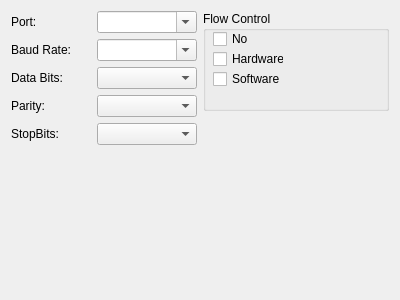
<?xml version="1.0" encoding="UTF-8"?>
<ui version="4.0">
 <class>SerialForm</class>
 <widget class="QWidget" name="SerialForm">
  <property name="geometry">
   <rect>
    <x>0</x>
    <y>0</y>
    <width>400</width>
    <height>300</height>
   </rect>
  </property>
  <property name="windowTitle">
   <string>Form</string>
  </property>
  <layout class="QHBoxLayout" name="horizontalLayout">
   <item>
    <layout class="QVBoxLayout" name="verticalLayout">
     <item>
      <layout class="QHBoxLayout" name="horizontalLayout_4">
       <item>
        <widget class="QLabel" name="label">
         <property name="sizePolicy">
          <sizepolicy hsizetype="Fixed" vsizetype="Preferred">
           <horstretch>80</horstretch>
           <verstretch>0</verstretch>
          </sizepolicy>
         </property>
         <property name="minimumSize">
          <size>
           <width>80</width>
           <height>0</height>
          </size>
         </property>
         <property name="text">
          <string>Port:</string>
         </property>
        </widget>
       </item>
       <item>
        <widget class="QComboBox" name="portComboBox">
         <property name="sizePolicy">
          <sizepolicy hsizetype="Fixed" vsizetype="Fixed">
           <horstretch>0</horstretch>
           <verstretch>0</verstretch>
          </sizepolicy>
         </property>
         <property name="minimumSize">
          <size>
           <width>100</width>
           <height>0</height>
          </size>
         </property>
         <property name="maximumSize">
          <size>
           <width>100</width>
           <height>16777215</height>
          </size>
         </property>
         <property name="editable">
          <bool>true</bool>
         </property>
        </widget>
       </item>
      </layout>
     </item>
     <item>
      <layout class="QHBoxLayout" name="horizontalLayout_7">
       <item>
        <widget class="QLabel" name="label_2">
         <property name="sizePolicy">
          <sizepolicy hsizetype="Fixed" vsizetype="Preferred">
           <horstretch>0</horstretch>
           <verstretch>0</verstretch>
          </sizepolicy>
         </property>
         <property name="minimumSize">
          <size>
           <width>8</width>
           <height>0</height>
          </size>
         </property>
         <property name="maximumSize">
          <size>
           <width>80</width>
           <height>16777215</height>
          </size>
         </property>
         <property name="text">
          <string>Baud Rate:</string>
         </property>
        </widget>
       </item>
       <item>
        <widget class="QComboBox" name="baudRateComboBox">
         <property name="sizePolicy">
          <sizepolicy hsizetype="Fixed" vsizetype="Fixed">
           <horstretch>0</horstretch>
           <verstretch>0</verstretch>
          </sizepolicy>
         </property>
         <property name="minimumSize">
          <size>
           <width>100</width>
           <height>0</height>
          </size>
         </property>
         <property name="maximumSize">
          <size>
           <width>100</width>
           <height>16777215</height>
          </size>
         </property>
         <property name="editable">
          <bool>true</bool>
         </property>
        </widget>
       </item>
      </layout>
     </item>
     <item>
      <layout class="QHBoxLayout" name="horizontalLayout_6">
       <item>
        <widget class="QLabel" name="label_3">
         <property name="sizePolicy">
          <sizepolicy hsizetype="Fixed" vsizetype="Preferred">
           <horstretch>0</horstretch>
           <verstretch>0</verstretch>
          </sizepolicy>
         </property>
         <property name="minimumSize">
          <size>
           <width>80</width>
           <height>0</height>
          </size>
         </property>
         <property name="maximumSize">
          <size>
           <width>80</width>
           <height>16777215</height>
          </size>
         </property>
         <property name="text">
          <string>Data Bits:</string>
         </property>
        </widget>
       </item>
       <item>
        <widget class="QComboBox" name="dataBitsComboBox">
         <property name="sizePolicy">
          <sizepolicy hsizetype="Fixed" vsizetype="Fixed">
           <horstretch>0</horstretch>
           <verstretch>0</verstretch>
          </sizepolicy>
         </property>
         <property name="minimumSize">
          <size>
           <width>100</width>
           <height>0</height>
          </size>
         </property>
         <property name="maximumSize">
          <size>
           <width>100</width>
           <height>16777215</height>
          </size>
         </property>
        </widget>
       </item>
      </layout>
     </item>
     <item>
      <layout class="QHBoxLayout" name="horizontalLayout_5">
       <item>
        <widget class="QLabel" name="label_4">
         <property name="sizePolicy">
          <sizepolicy hsizetype="Fixed" vsizetype="Preferred">
           <horstretch>0</horstretch>
           <verstretch>0</verstretch>
          </sizepolicy>
         </property>
         <property name="minimumSize">
          <size>
           <width>80</width>
           <height>0</height>
          </size>
         </property>
         <property name="maximumSize">
          <size>
           <width>80</width>
           <height>16777215</height>
          </size>
         </property>
         <property name="text">
          <string>Parity:</string>
         </property>
        </widget>
       </item>
       <item>
        <widget class="QComboBox" name="parityComboBox">
         <property name="sizePolicy">
          <sizepolicy hsizetype="Fixed" vsizetype="Fixed">
           <horstretch>0</horstretch>
           <verstretch>0</verstretch>
          </sizepolicy>
         </property>
         <property name="minimumSize">
          <size>
           <width>100</width>
           <height>0</height>
          </size>
         </property>
         <property name="maximumSize">
          <size>
           <width>100</width>
           <height>16777215</height>
          </size>
         </property>
        </widget>
       </item>
      </layout>
     </item>
     <item>
      <layout class="QHBoxLayout" name="horizontalLayout_2">
       <item>
        <widget class="QLabel" name="label_5">
         <property name="sizePolicy">
          <sizepolicy hsizetype="Fixed" vsizetype="Preferred">
           <horstretch>0</horstretch>
           <verstretch>0</verstretch>
          </sizepolicy>
         </property>
         <property name="minimumSize">
          <size>
           <width>80</width>
           <height>0</height>
          </size>
         </property>
         <property name="maximumSize">
          <size>
           <width>80</width>
           <height>16777215</height>
          </size>
         </property>
         <property name="text">
          <string>StopBits:</string>
         </property>
        </widget>
       </item>
       <item>
        <widget class="QComboBox" name="stopBitsComboBox">
         <property name="sizePolicy">
          <sizepolicy hsizetype="Fixed" vsizetype="Fixed">
           <horstretch>0</horstretch>
           <verstretch>0</verstretch>
          </sizepolicy>
         </property>
         <property name="minimumSize">
          <size>
           <width>100</width>
           <height>0</height>
          </size>
         </property>
         <property name="maximumSize">
          <size>
           <width>100</width>
           <height>16777215</height>
          </size>
         </property>
        </widget>
       </item>
      </layout>
     </item>
     <item>
      <spacer name="verticalSpacer_2">
       <property name="orientation">
        <enum>Qt::Vertical</enum>
       </property>
       <property name="sizeHint" stdset="0">
        <size>
         <width>20</width>
         <height>40</height>
        </size>
       </property>
      </spacer>
     </item>
    </layout>
   </item>
   <item>
    <layout class="QVBoxLayout" name="verticalLayout_2">
     <item>
      <widget class="QGroupBox" name="groupBox">
       <property name="sizePolicy">
        <sizepolicy hsizetype="Preferred" vsizetype="Fixed">
         <horstretch>0</horstretch>
         <verstretch>0</verstretch>
        </sizepolicy>
       </property>
       <property name="minimumSize">
        <size>
         <width>0</width>
         <height>100</height>
        </size>
       </property>
       <property name="title">
        <string>Flow Control</string>
       </property>
       <widget class="QCheckBox" name="flowNoCheckBox">
        <property name="geometry">
         <rect>
          <x>10</x>
          <y>20</y>
          <width>71</width>
          <height>16</height>
         </rect>
        </property>
        <property name="text">
         <string>No</string>
        </property>
       </widget>
       <widget class="QCheckBox" name="flowHardwareCheckBox">
        <property name="geometry">
         <rect>
          <x>10</x>
          <y>40</y>
          <width>71</width>
          <height>16</height>
         </rect>
        </property>
        <property name="text">
         <string>Hardware</string>
        </property>
       </widget>
       <widget class="QCheckBox" name="flowSoftwareCheckBox">
        <property name="geometry">
         <rect>
          <x>10</x>
          <y>60</y>
          <width>71</width>
          <height>16</height>
         </rect>
        </property>
        <property name="text">
         <string>Software</string>
        </property>
       </widget>
      </widget>
     </item>
     <item>
      <spacer name="verticalSpacer">
       <property name="orientation">
        <enum>Qt::Vertical</enum>
       </property>
       <property name="sizeHint" stdset="0">
        <size>
         <width>20</width>
         <height>40</height>
        </size>
       </property>
      </spacer>
     </item>
    </layout>
   </item>
  </layout>
 </widget>
 <resources/>
 <connections/>
</ui>
